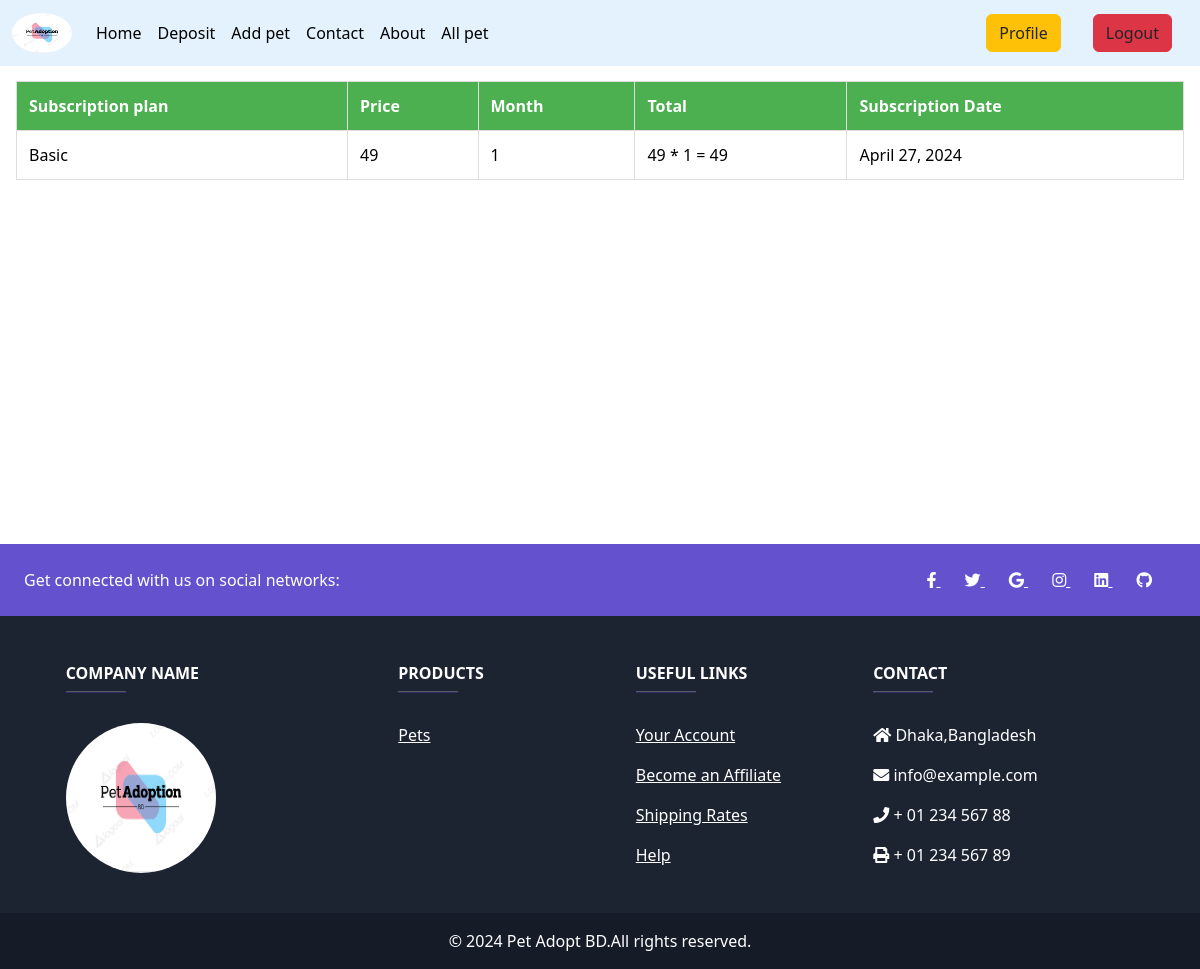
The page /Basic_subscribe_history/ (signed in) on the database as committed earlier.
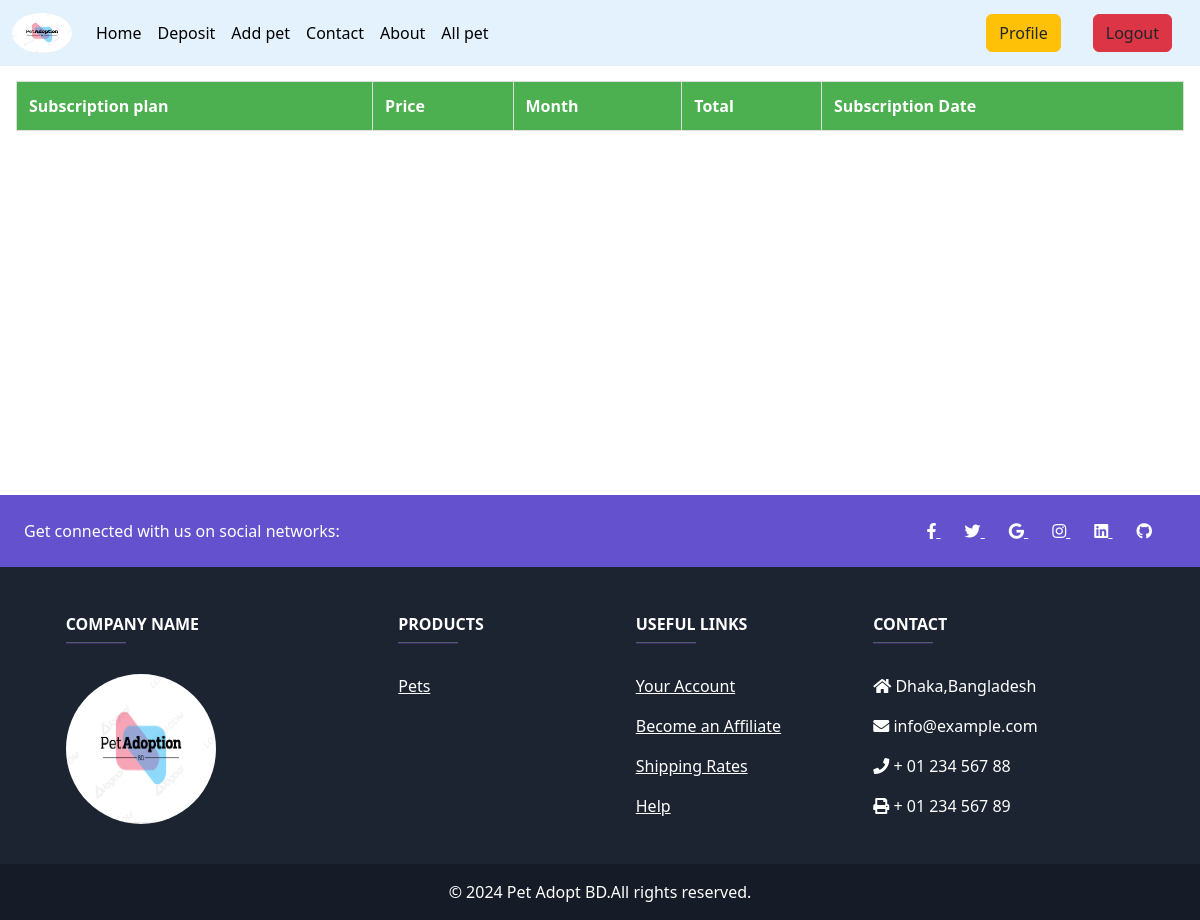
The same page on the database as committed later.
### buy/models.py (models this page shows, shortened)
class Subscription1(models.Model):
    user = models.ForeignKey(User, on_delete=models.CASCADE)
    subcribe_price = models.IntegerField(default=49)
    subscription = models.CharField(default='Basic', choices=subscription_choices, max_length=20)
    Month = models.IntegerField(choices=[(i, str(i)) for i in range(1, 13)])
    subscription_date = models.DateField(auto_now_add=True)

### buy/views.py (the view)
# urls.py: path('Basic_subscribe_history/', views.subscribe_info, name='subscribe_his'),
@login_required
def subscribe_info(request):
    subscriptions1 = Subscription1.objects.all()
    subscriptions2 = Subscription2.objects.all()
    subscriptions3 = Subscription3.objects.all()
    all_subscriptions = {
        'subscriptions1': subscriptions1,
        'subscriptions2': subscriptions2,
        'subscriptions3': subscriptions3,
    }
    for subscription in subscriptions1:
        subscription.result = subscription.subcribe_price * subscription.Month
    for subscription in subscriptions2:
        subscription.result = subscription.subcribe_price * subscription.Month
    for subscription in subscriptions3:
        subscription.result = subscription.subcribe_price * subscription.Month
    return render(request, 'Authentication/subscribe_history.html', {'datas': all_subscriptions})

### Authentication/templates/Authentication/subscribe_history.html
{% extends 'base.html' %} {% load static %}
{% block css %}
<link rel="stylesheet" type="text/css" href="{% static 'css/table.css' %}">
{% endblock  %}
{%  load crispy_forms_tags %}
{% block content %}
<div class="table-responsive  p-3 pb-5" style="width: 100%; overflow-x: auto;margin-bottom:300px;">
    <table class="table table-bordered border-primary">
      <thead>
        <tr>
          <th scope="col">Subscription plan</th>
          <th scope="col">Price</th>
          <th scope="col">Month</th>
          <th scope="col">Total </th>
          <th scope="col">Subscription Date</th>
        </tr>
      </thead>
      <tbody>
        {% for key, value in datas.items %}
          {% for history in value %}
            <tr>
              <td>{{ history.subscription }}</td>
              <td>{{ history.subcribe_price }}</td>
              <td>{{ history.Month }}</td>
              <td>{{ history.subcribe_price }} * {{ history.Month }} = {{ history.result }}</td>
              <td>{{ history.subscription_date }}</td>
            </tr>
          {% endfor %}
        {% endfor %}
      </tbody>
    </table>
  </div>
{% include "fotter.html" %}
{% endblock %}

Rows that differ between the two databases and show on the page:
removed Subscription1: subscription "Basic", subcribe_price "49", Month "1", result "49", subscription_date "April 27, 2024"
